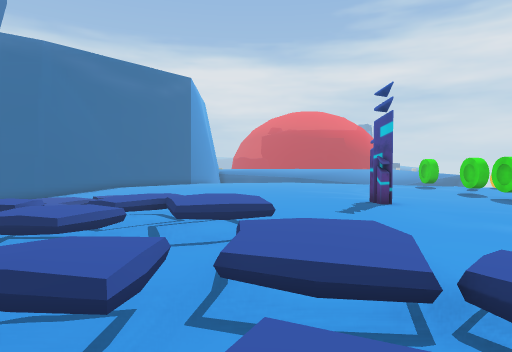
[1] (above)

24 first-person views from a walk through a 3-D level made in the Unity game engine. The camera is 1.5 m above the floor, tilts 2° down and sees 75° across. The floor is counted in squares, 2 m on a side. Each view is taken from the middle of a square. On the plan, view 1 faces up. The plan holds only what a view shows up to about 11 squares ahead; the rest is blank. The place goes on beyond the plan. The player character is not drawn. Some animated figures are not drawn. Some surface patterns are stand-ins.

[2]
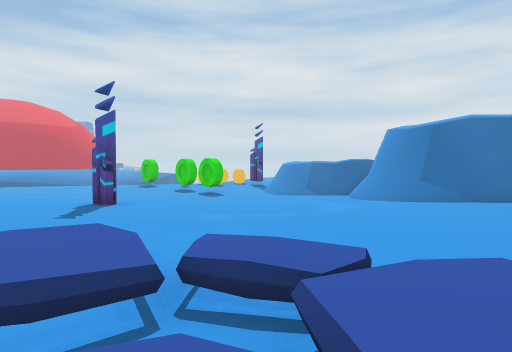

[3]
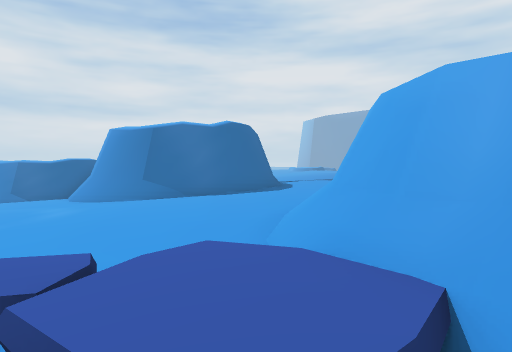

[4]
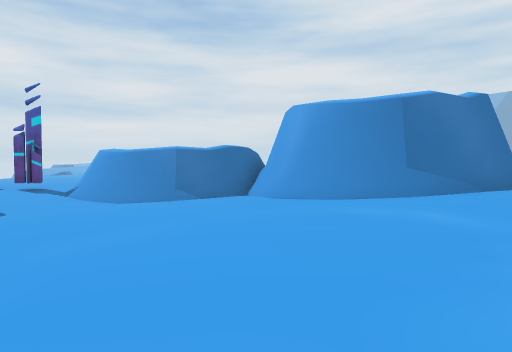

[5]
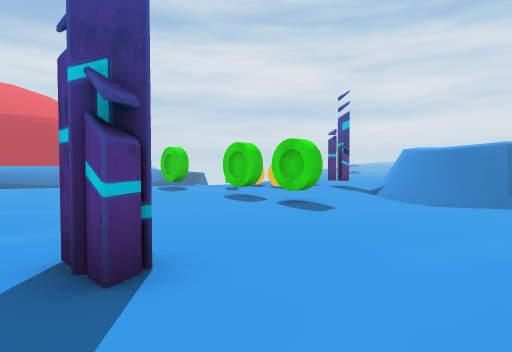

[6]
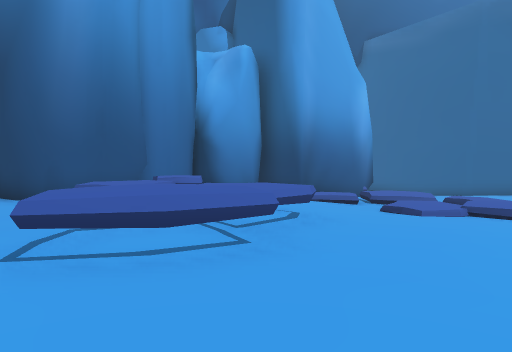

[7]
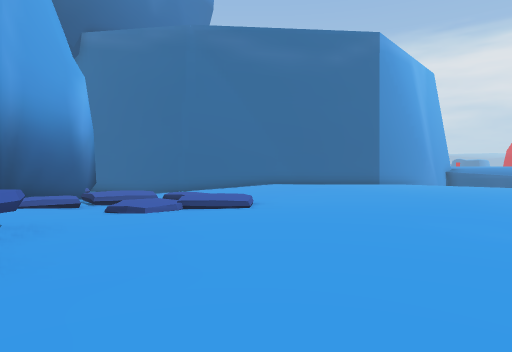

[8]
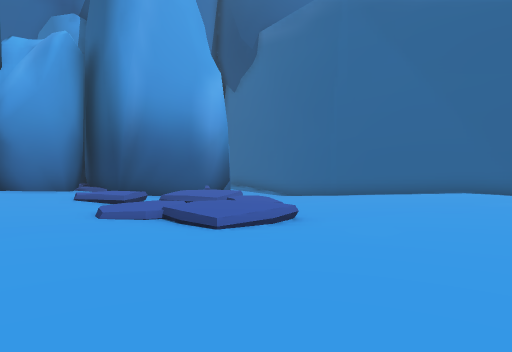

[9]
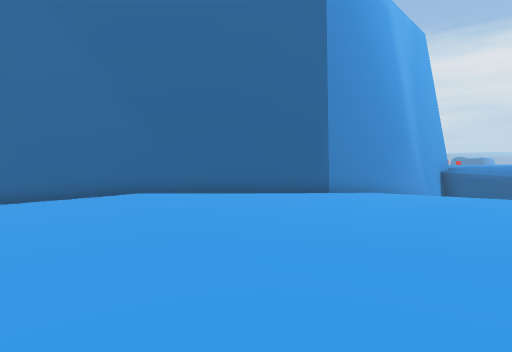

[10]
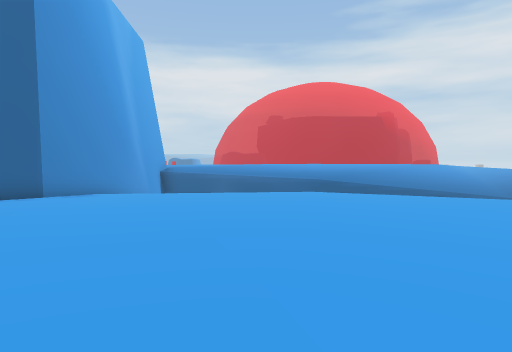

[11]
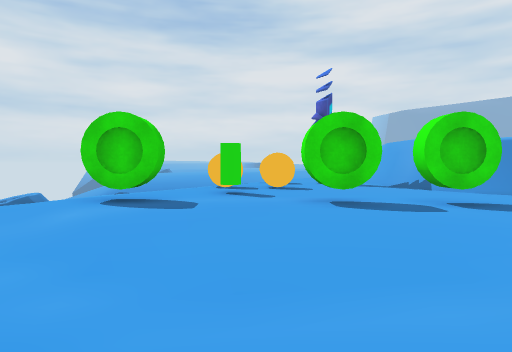

[12]
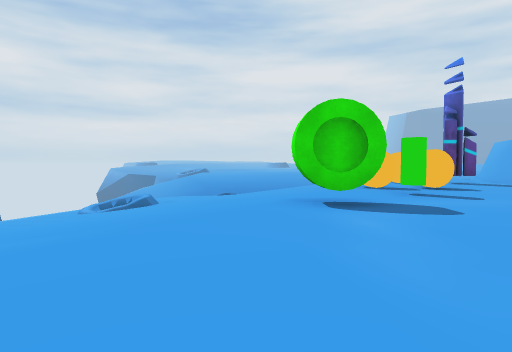

[13]
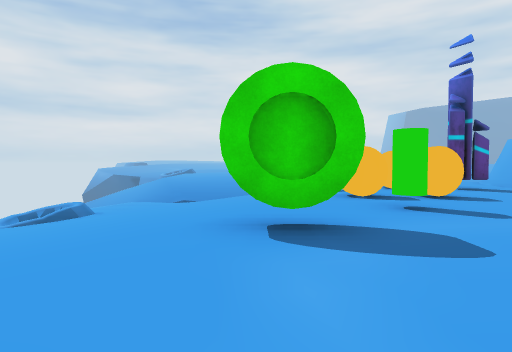

[14]
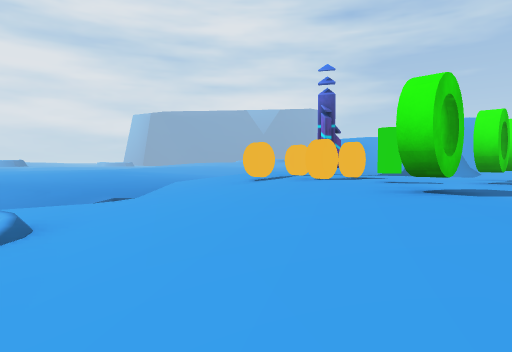

[15]
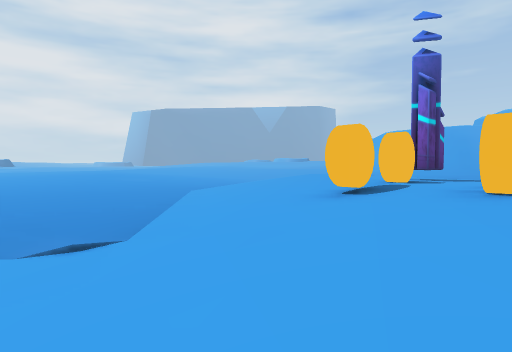

[16]
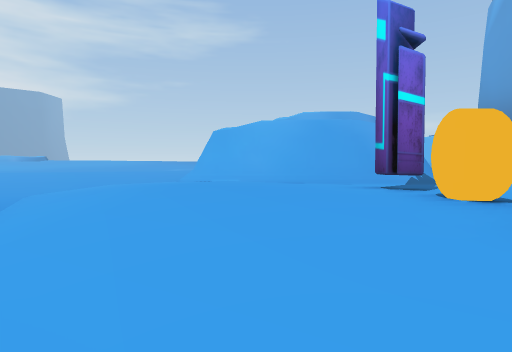

[17]
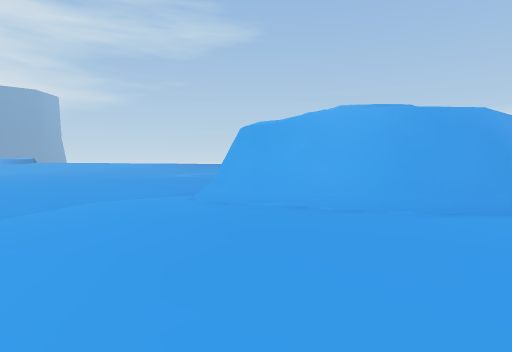

[18]
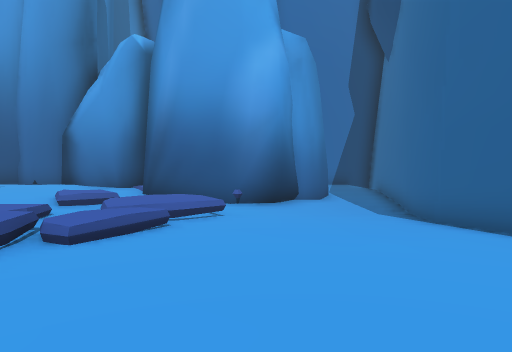

[19]
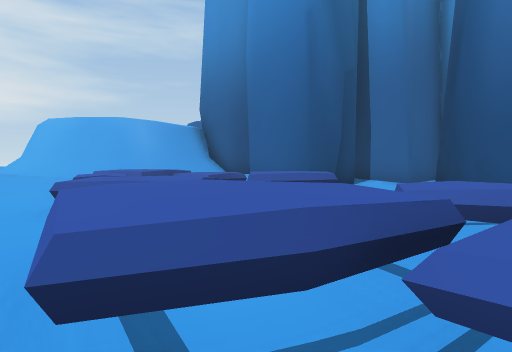

[20]
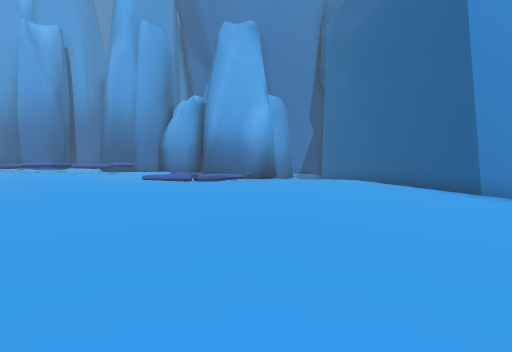

[21]
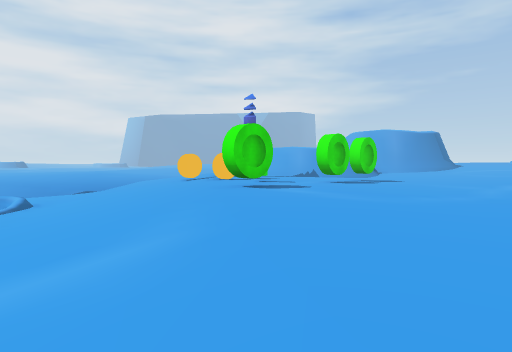

[22]
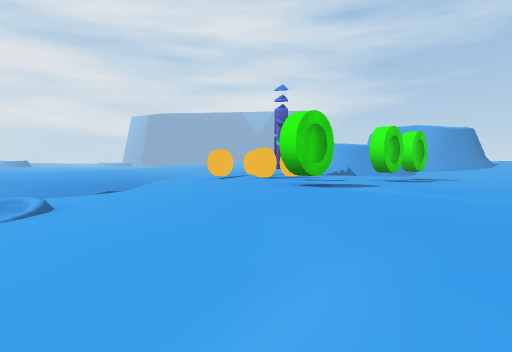

[23]
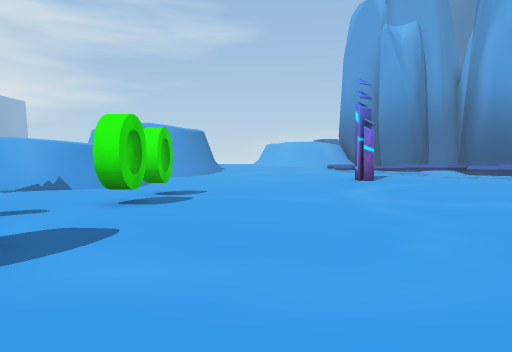

[24]
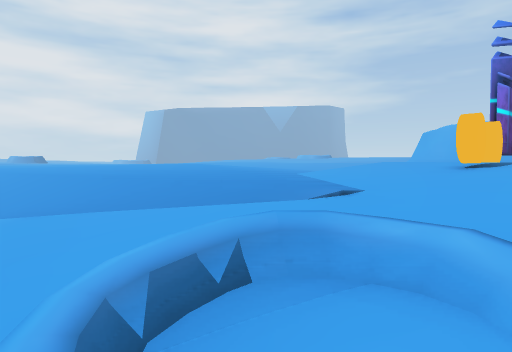

### Floor plan
Key: @ floor where view 1 was taken; # wall or solid block; x gap in a wall; . main floor; : floor 0.25 m higher than the main floor; - floor 0.5 m lower than the main floor; + floor 0.75 m higher than the main floor; * floor 1 m higher than the main floor; _ floor 1 m lower than the main floor; < floor 1.25 m lower than the main floor; % floor 1.5 m higher than the main floor; ( floor 1.75 m lower than the main floor; / step, stairs or slope; = window, fence, low wall or low ledge; ^ raised ledge; C green cylinder; O other object.
Columns run from 13 left of view 1 to 22 right of it. Each row starts with its distance up from view 1.
 27         ##..........--_____< <((
 26         #.............--___//O<<<(//
 25        ##..............--__/O___<///
 24       ##.................---___//...
 23      ##.....................---.....
 22     ##.................:.....--.....
 21     #.:::::..:::.......:O:.....-....
 20    ##.::::::::::........:::.........
 19   ##..::::::::::........:C:#:#......
 18   #.....::::::::.........::#:x:.....
 17 ###........::::::.........:#:#::....
 16 #_--........:::::.......O.:::O:::...
 15 ___-...../..::::::.........:::::::..
 14 ___--./:/+/.:::+::......O..:::::::..
 13 -----==.=+/:::++:::......../####/:..
 12 ####.=:.::.:::+++:::....../##  ##/..
 11    #..=///.:::+++O:::.....##    #/..
 10    ##.//..:::++++++:::....#       ..
  9     #..:::^::+++++++::::::##      ..
  8     #:::::^^^+++++++::::::/#      ..
  7     ##::##^^^^++++++++++::##      ::
  6      #::^^^#^^++++++++++/##
  5       #  ^^ :+++++++++++##
  4        # ::::^^++++++++/#
  3        ##::^^^^^+++++++/#
  2        #:: +^+=^^+*****/#
  1        #++ ##%=%+*******##
  0         ++###@/%=***%%%%%#
 -1       ###+  ##=/////%%%%%
 -2         ##    =#####/  %%

Positions as (right, up) in squares from view 1, and headings:
1: (0, 0), facing up
2: (0, 0), facing up-right
3: (0, 0), facing right
4: (3, 7), facing right
5: (3, 8), facing up-right
6: (3, 8), facing left
7: (3, 8), facing up-left
8: (2, 14), facing left
9: (1, 16), facing up-left
10: (1, 16), facing up
11: (4, 18), facing right
12: (5, 22), facing right
13: (7, 21), facing right
14: (9, 26), facing down-right
15: (13, 24), facing down-right
16: (18, 21), facing down
17: (19, 18), facing down
18: (-4, 19), facing down-left
19: (-1, 9), facing down
20: (4, 27), facing down-left
21: (4, 27), facing down-right
22: (6, 27), facing down-right
23: (8, 23), facing down
24: (14, 27), facing down-right
